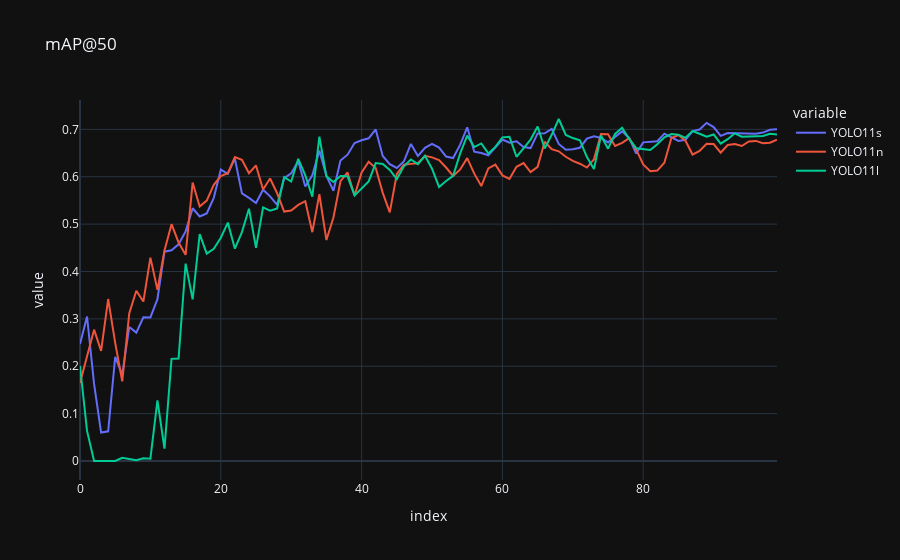
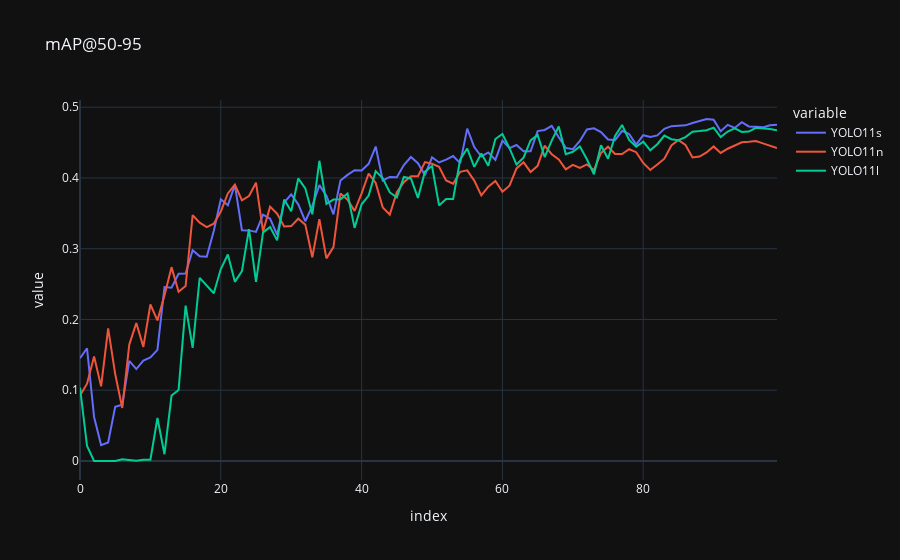

Notebook cell for these charts, in order:
### Code cell
runs_dict = {
    'RUN_10': 'YOLO11s',
    'RUN_11': 'YOLO11n',
    'RUN_12': 'YOLO11l',
}

df_mAP50 = pd.DataFrame()
df_mAP50_95 = pd.DataFrame()

# Load results from multiple runs
for key, value in runs_dict.items():
    path_to_results = f'C:/Users/thoma/Documents/GitHub/WING_YOLO/runs/segment/{key}/results.csv'
    df = pd.read_csv(path_to_results)

    df_mAP50[value] = df['metrics/mAP50(M)']
    df_mAP50_95[value] = df['metrics/mAP50-95(M)']

# Plot the results
df_mAP50.plot(title='mAP@50').show()
df_mAP50_95.plot(title='mAP@50-95').show()
